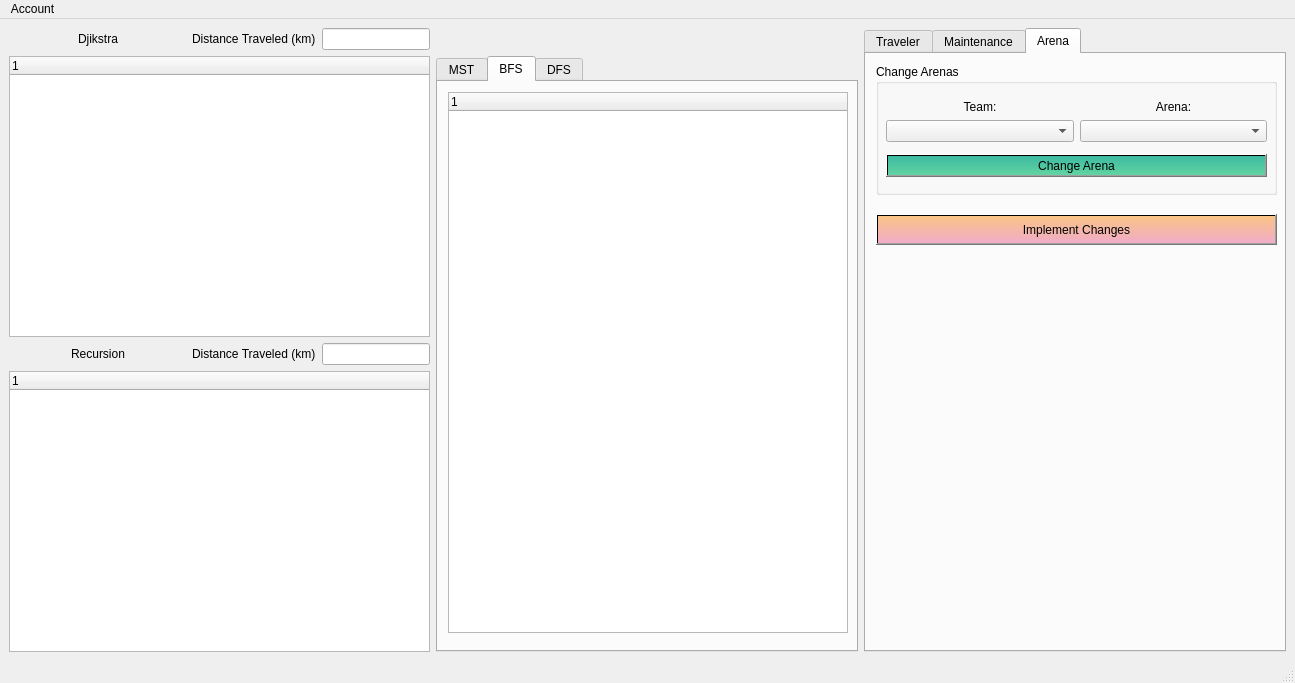
<?xml version="1.0" encoding="UTF-8"?>
<ui version="4.0">
 <class>MainWindow</class>
 <widget class="QMainWindow" name="MainWindow">
  <property name="geometry">
   <rect>
    <x>0</x>
    <y>0</y>
    <width>1295</width>
    <height>683</height>
   </rect>
  </property>
  <property name="sizePolicy">
   <sizepolicy hsizetype="Fixed" vsizetype="Preferred">
    <horstretch>0</horstretch>
    <verstretch>0</verstretch>
   </sizepolicy>
  </property>
  <property name="windowTitle">
   <string>MainWindow</string>
  </property>
  <widget class="QWidget" name="centralwidget">
   <property name="enabled">
    <bool>true</bool>
   </property>
   <layout class="QGridLayout" name="gridLayout_22">
    <item row="0" column="1">
     <layout class="QHBoxLayout" name="horizontalLayout_5">
      <item>
       <spacer name="horizontalSpacer_5">
        <property name="orientation">
         <enum>Qt::Horizontal</enum>
        </property>
        <property name="sizeHint" stdset="0">
         <size>
          <width>40</width>
          <height>20</height>
         </size>
        </property>
       </spacer>
      </item>
     </layout>
    </item>
    <item row="0" column="0">
     <layout class="QHBoxLayout" name="horizontalLayout_3">
      <item>
       <spacer name="horizontalSpacer_4">
        <property name="orientation">
         <enum>Qt::Horizontal</enum>
        </property>
        <property name="sizeHint" stdset="0">
         <size>
          <width>40</width>
          <height>20</height>
         </size>
        </property>
       </spacer>
      </item>
      <item>
       <widget class="QLabel" name="label_13">
        <property name="sizePolicy">
         <sizepolicy hsizetype="Fixed" vsizetype="Preferred">
          <horstretch>0</horstretch>
          <verstretch>0</verstretch>
         </sizepolicy>
        </property>
        <property name="text">
         <string>Djikstra</string>
        </property>
       </widget>
      </item>
      <item>
       <spacer name="horizontalSpacer">
        <property name="orientation">
         <enum>Qt::Horizontal</enum>
        </property>
        <property name="sizeHint" stdset="0">
         <size>
          <width>40</width>
          <height>20</height>
         </size>
        </property>
       </spacer>
      </item>
      <item>
       <widget class="QLabel" name="label_15">
        <property name="sizePolicy">
         <sizepolicy hsizetype="Fixed" vsizetype="Preferred">
          <horstretch>0</horstretch>
          <verstretch>0</verstretch>
         </sizepolicy>
        </property>
        <property name="text">
         <string>Distance Traveled (km)</string>
        </property>
       </widget>
      </item>
      <item>
       <widget class="QLineEdit" name="djikstraDistTraveled_LineEdit">
        <property name="sizePolicy">
         <sizepolicy hsizetype="Fixed" vsizetype="Fixed">
          <horstretch>0</horstretch>
          <verstretch>0</verstretch>
         </sizepolicy>
        </property>
        <property name="readOnly">
         <bool>true</bool>
        </property>
       </widget>
      </item>
     </layout>
    </item>
    <item row="3" column="0">
     <widget class="QTreeWidget" name="recursiveWidget">
      <property name="sizePolicy">
       <sizepolicy hsizetype="Minimum" vsizetype="Expanding">
        <horstretch>0</horstretch>
        <verstretch>0</verstretch>
       </sizepolicy>
      </property>
      <property name="minimumSize">
       <size>
        <width>400</width>
        <height>0</height>
       </size>
      </property>
      <property name="autoFillBackground">
       <bool>true</bool>
      </property>
      <property name="styleSheet">
       <string notr="true">background-color: rgb(255, 243, 222);
QHeaderView::section { background-color: rgb(255, 243, 222); };</string>
      </property>
      <column>
       <property name="text">
        <string notr="true"/>
       </property>
      </column>
     </widget>
    </item>
    <item row="2" column="0">
     <layout class="QHBoxLayout" name="horizontalLayout_4">
      <item>
       <spacer name="horizontalSpacer_3">
        <property name="orientation">
         <enum>Qt::Horizontal</enum>
        </property>
        <property name="sizeHint" stdset="0">
         <size>
          <width>40</width>
          <height>20</height>
         </size>
        </property>
       </spacer>
      </item>
      <item>
       <widget class="QLabel" name="label_14">
        <property name="sizePolicy">
         <sizepolicy hsizetype="Fixed" vsizetype="Preferred">
          <horstretch>0</horstretch>
          <verstretch>0</verstretch>
         </sizepolicy>
        </property>
        <property name="text">
         <string>Recursion</string>
        </property>
       </widget>
      </item>
      <item>
       <spacer name="horizontalSpacer_2">
        <property name="orientation">
         <enum>Qt::Horizontal</enum>
        </property>
        <property name="sizeHint" stdset="0">
         <size>
          <width>40</width>
          <height>20</height>
         </size>
        </property>
       </spacer>
      </item>
      <item>
       <widget class="QLabel" name="label_12">
        <property name="sizePolicy">
         <sizepolicy hsizetype="Fixed" vsizetype="Preferred">
          <horstretch>0</horstretch>
          <verstretch>0</verstretch>
         </sizepolicy>
        </property>
        <property name="text">
         <string>Distance Traveled (km)</string>
        </property>
       </widget>
      </item>
      <item>
       <widget class="QLineEdit" name="recursiveDistTraveled_LineEdit">
        <property name="sizePolicy">
         <sizepolicy hsizetype="Fixed" vsizetype="Fixed">
          <horstretch>0</horstretch>
          <verstretch>0</verstretch>
         </sizepolicy>
        </property>
        <property name="readOnly">
         <bool>true</bool>
        </property>
       </widget>
      </item>
     </layout>
    </item>
    <item row="0" column="2" rowspan="4">
     <widget class="QTabWidget" name="tabWidget">
      <property name="sizePolicy">
       <sizepolicy hsizetype="Fixed" vsizetype="Expanding">
        <horstretch>0</horstretch>
        <verstretch>0</verstretch>
       </sizepolicy>
      </property>
      <property name="currentIndex">
       <number>2</number>
      </property>
      <widget class="QWidget" name="traveller">
       <attribute name="title">
        <string>Traveler</string>
       </attribute>
       <layout class="QGridLayout" name="gridLayout_11">
        <item row="4" column="0">
         <layout class="QGridLayout" name="gridLayout_3">
          <item row="0" column="2">
           <layout class="QGridLayout" name="gridLayout_4">
            <item row="0" column="1">
             <widget class="QLineEdit" name="totalspent_LineEdit">
              <property name="sizePolicy">
               <sizepolicy hsizetype="Fixed" vsizetype="Fixed">
                <horstretch>0</horstretch>
                <verstretch>0</verstretch>
               </sizepolicy>
              </property>
              <property name="text">
               <string/>
              </property>
              <property name="alignment">
               <set>Qt::AlignCenter</set>
              </property>
              <property name="readOnly">
               <bool>true</bool>
              </property>
             </widget>
            </item>
            <item row="0" column="0">
             <widget class="QLabel" name="label_2">
              <property name="sizePolicy">
               <sizepolicy hsizetype="Fixed" vsizetype="Preferred">
                <horstretch>0</horstretch>
                <verstretch>0</verstretch>
               </sizepolicy>
              </property>
              <property name="text">
               <string>Total Spent (USD)</string>
              </property>
             </widget>
            </item>
           </layout>
          </item>
          <item row="0" column="0">
           <widget class="QPushButton" name="updatepurchases_pushButton">
            <property name="styleSheet">
             <string notr="true"/>
            </property>
            <property name="text">
             <string>Update Purchases</string>
            </property>
           </widget>
          </item>
         </layout>
        </item>
        <item row="0" column="0">
         <widget class="QPushButton" name="submitPlan">
          <property name="font">
           <font>
            <pointsize>12</pointsize>
           </font>
          </property>
          <property name="autoFillBackground">
           <bool>false</bool>
          </property>
          <property name="styleSheet">
           <string notr="true">background-color: qlineargradient(spread:pad, x1:0, y1:0, x2:0, y2:1,   stop:0 rgba(60, 186, 162, 255), stop:1 rgba(98, 211, 162, 255))</string>
          </property>
          <property name="text">
           <string>Submit Plan</string>
          </property>
          <property name="checkable">
           <bool>false</bool>
          </property>
         </widget>
        </item>
        <item row="1" column="0">
         <widget class="QPushButton" name="clearPlan">
          <property name="styleSheet">
           <string notr="true">background-color: qlineargradient(spread:pad, x1:0, y1:0, x2:0, y2:1,   stop:0 #f8c485, stop:1 #f1acc8)</string>
          </property>
          <property name="text">
           <string>Reset Plan</string>
          </property>
         </widget>
        </item>
        <item row="3" column="0">
         <widget class="QTreeWidget" name="teamsTreeWidget">
          <property name="sizePolicy">
           <sizepolicy hsizetype="Fixed" vsizetype="Expanding">
            <horstretch>0</horstretch>
            <verstretch>0</verstretch>
           </sizepolicy>
          </property>
          <property name="minimumSize">
           <size>
            <width>400</width>
            <height>0</height>
           </size>
          </property>
          <property name="autoFillBackground">
           <bool>true</bool>
          </property>
          <property name="styleSheet">
           <string notr="true">background-color: rgb(255, 243, 222);
QHeaderView::section { background-color: rgb(255, 243, 222); };</string>
          </property>
          <column>
           <property name="text">
            <string notr="true">1</string>
           </property>
          </column>
         </widget>
        </item>
        <item row="2" column="0">
         <layout class="QHBoxLayout" name="horizontalLayout">
          <item>
           <widget class="QLabel" name="label">
            <property name="sizePolicy">
             <sizepolicy hsizetype="Fixed" vsizetype="Preferred">
              <horstretch>0</horstretch>
              <verstretch>0</verstretch>
             </sizepolicy>
            </property>
            <property name="text">
             <string>Sort By:</string>
            </property>
            <property name="alignment">
             <set>Qt::AlignCenter</set>
            </property>
           </widget>
          </item>
          <item>
           <widget class="QComboBox" name="sortComboBox">
            <property name="sizePolicy">
             <sizepolicy hsizetype="Fixed" vsizetype="Fixed">
              <horstretch>0</horstretch>
              <verstretch>0</verstretch>
             </sizepolicy>
            </property>
            <item>
             <property name="text">
              <string>Team Name</string>
             </property>
            </item>
            <item>
             <property name="text">
              <string>Team Name (Eastern)</string>
             </property>
            </item>
            <item>
             <property name="text">
              <string>Team Name (Southeast Eastern)</string>
             </property>
            </item>
            <item>
             <property name="text">
              <string>Arena Name</string>
             </property>
            </item>
            <item>
             <property name="text">
              <string>Coach Name</string>
             </property>
            </item>
            <item>
             <property name="text">
              <string>Arena Seating Capacity</string>
             </property>
            </item>
            <item>
             <property name="text">
              <string>Year Joined League</string>
             </property>
            </item>
           </widget>
          </item>
         </layout>
        </item>
        <item row="5" column="0">
         <widget class="QTreeWidget" name="planTreeWidget">
          <property name="sizePolicy">
           <sizepolicy hsizetype="Preferred" vsizetype="Expanding">
            <horstretch>0</horstretch>
            <verstretch>0</verstretch>
           </sizepolicy>
          </property>
          <property name="styleSheet">
           <string notr="true">background-color: rgb(255, 243, 222);
QHeaderView::section { background-color: rgb(255, 243, 222); };</string>
          </property>
          <column>
           <property name="text">
            <string/>
           </property>
          </column>
         </widget>
        </item>
       </layout>
      </widget>
      <widget class="QWidget" name="admin">
       <attribute name="title">
        <string>Maintenance</string>
       </attribute>
       <widget class="QGroupBox" name="groupBox_4">
        <property name="geometry">
         <rect>
          <x>10</x>
          <y>390</y>
          <width>401</width>
          <height>131</height>
         </rect>
        </property>
        <property name="title">
         <string>Delete Traditional Souvenirs</string>
        </property>
        <widget class="QWidget" name="layoutWidget">
         <property name="geometry">
          <rect>
           <x>10</x>
           <y>30</y>
           <width>381</width>
           <height>91</height>
          </rect>
         </property>
         <layout class="QGridLayout" name="gridLayout_9">
          <item row="0" column="0">
           <layout class="QGridLayout" name="gridLayout_8">
            <item row="0" column="0">
             <widget class="QLabel" name="label_9">
              <property name="sizePolicy">
               <sizepolicy hsizetype="Preferred" vsizetype="Fixed">
                <horstretch>0</horstretch>
                <verstretch>0</verstretch>
               </sizepolicy>
              </property>
              <property name="text">
               <string>Team:</string>
              </property>
              <property name="alignment">
               <set>Qt::AlignCenter</set>
              </property>
             </widget>
            </item>
            <item row="0" column="1">
             <widget class="QLabel" name="label_10">
              <property name="sizePolicy">
               <sizepolicy hsizetype="Preferred" vsizetype="Fixed">
                <horstretch>0</horstretch>
                <verstretch>0</verstretch>
               </sizepolicy>
              </property>
              <property name="text">
               <string>Souvenir:</string>
              </property>
              <property name="alignment">
               <set>Qt::AlignCenter</set>
              </property>
             </widget>
            </item>
            <item row="1" column="0">
             <widget class="QComboBox" name="delSTeamCB"/>
            </item>
            <item row="1" column="1">
             <widget class="QComboBox" name="delSSCB"/>
            </item>
           </layout>
          </item>
          <item row="1" column="0">
           <widget class="QPushButton" name="deleteSButton">
            <property name="styleSheet">
             <string notr="true">background-color: qlineargradient(spread:pad, x1:0, y1:0, x2:0, y2:1,   stop:0 rgba(60, 186, 162, 255), stop:1 rgba(98, 211, 162, 255))</string>
            </property>
            <property name="text">
             <string>Delete Traditional Souvenir</string>
            </property>
           </widget>
          </item>
         </layout>
        </widget>
       </widget>
       <widget class="QGroupBox" name="groupBox">
        <property name="geometry">
         <rect>
          <x>10</x>
          <y>10</y>
          <width>401</width>
          <height>61</height>
         </rect>
        </property>
        <property name="title">
         <string>Add New Team</string>
        </property>
        <widget class="QWidget" name="layoutWidget">
         <property name="geometry">
          <rect>
           <x>50</x>
           <y>20</y>
           <width>301</width>
           <height>41</height>
          </rect>
         </property>
         <layout class="QGridLayout" name="gridLayout_10">
          <item row="0" column="0">
           <widget class="QComboBox" name="addTeamCBox">
            <property name="sizePolicy">
             <sizepolicy hsizetype="Minimum" vsizetype="Fixed">
              <horstretch>0</horstretch>
              <verstretch>0</verstretch>
             </sizepolicy>
            </property>
            <property name="layoutDirection">
             <enum>Qt::LeftToRight</enum>
            </property>
           </widget>
          </item>
          <item row="0" column="1">
           <widget class="QPushButton" name="addTeamButton">
            <property name="styleSheet">
             <string notr="true">background-color: qlineargradient(spread:pad, x1:0, y1:0, x2:0, y2:1,   stop:0 rgba(60, 186, 162, 255), stop:1 rgba(98, 211, 162, 255))</string>
            </property>
            <property name="text">
             <string>Add Team</string>
            </property>
           </widget>
          </item>
         </layout>
        </widget>
       </widget>
       <widget class="QGroupBox" name="groupBox_3">
        <property name="geometry">
         <rect>
          <x>10</x>
          <y>240</y>
          <width>401</width>
          <height>141</height>
         </rect>
        </property>
        <property name="title">
         <string>Add Traditional Souvenirs</string>
        </property>
        <widget class="QWidget" name="layoutWidget">
         <property name="geometry">
          <rect>
           <x>10</x>
           <y>30</y>
           <width>381</width>
           <height>101</height>
          </rect>
         </property>
         <layout class="QGridLayout" name="gridLayout_7">
          <item row="1" column="0">
           <widget class="QPushButton" name="addSButton">
            <property name="styleSheet">
             <string notr="true">background-color: qlineargradient(spread:pad, x1:0, y1:0, x2:0, y2:1,   stop:0 rgba(60, 186, 162, 255), stop:1 rgba(98, 211, 162, 255))</string>
            </property>
            <property name="text">
             <string>Add Traditional Souvenir</string>
            </property>
           </widget>
          </item>
          <item row="0" column="0">
           <layout class="QGridLayout" name="gridLayout_2">
            <item row="0" column="2">
             <widget class="QLabel" name="label_8">
              <property name="sizePolicy">
               <sizepolicy hsizetype="Preferred" vsizetype="Fixed">
                <horstretch>0</horstretch>
                <verstretch>0</verstretch>
               </sizepolicy>
              </property>
              <property name="text">
               <string>Price (USD):</string>
              </property>
              <property name="alignment">
               <set>Qt::AlignCenter</set>
              </property>
             </widget>
            </item>
            <item row="1" column="1">
             <widget class="QLineEdit" name="addSLE">
              <property name="sizePolicy">
               <sizepolicy hsizetype="Minimum" vsizetype="Fixed">
                <horstretch>0</horstretch>
                <verstretch>0</verstretch>
               </sizepolicy>
              </property>
             </widget>
            </item>
            <item row="0" column="0">
             <widget class="QLabel" name="label_6">
              <property name="sizePolicy">
               <sizepolicy hsizetype="Preferred" vsizetype="Fixed">
                <horstretch>0</horstretch>
                <verstretch>0</verstretch>
               </sizepolicy>
              </property>
              <property name="text">
               <string>Team:</string>
              </property>
              <property name="alignment">
               <set>Qt::AlignCenter</set>
              </property>
             </widget>
            </item>
            <item row="1" column="0">
             <widget class="QComboBox" name="addSTeamCB"/>
            </item>
            <item row="0" column="1">
             <widget class="QLabel" name="label_7">
              <property name="sizePolicy">
               <sizepolicy hsizetype="Preferred" vsizetype="Fixed">
                <horstretch>0</horstretch>
                <verstretch>0</verstretch>
               </sizepolicy>
              </property>
              <property name="text">
               <string>Souvenir:</string>
              </property>
              <property name="alignment">
               <set>Qt::AlignCenter</set>
              </property>
             </widget>
            </item>
            <item row="1" column="2">
             <widget class="QLineEdit" name="addSPriceLE">
              <property name="sizePolicy">
               <sizepolicy hsizetype="Minimum" vsizetype="Fixed">
                <horstretch>0</horstretch>
                <verstretch>0</verstretch>
               </sizepolicy>
              </property>
             </widget>
            </item>
           </layout>
          </item>
         </layout>
        </widget>
       </widget>
       <widget class="QGroupBox" name="groupBox_2">
        <property name="geometry">
         <rect>
          <x>10</x>
          <y>80</y>
          <width>401</width>
          <height>151</height>
         </rect>
        </property>
        <property name="title">
         <string>Change Traditional Souvenir Prices</string>
        </property>
        <widget class="QWidget" name="layoutWidget">
         <property name="geometry">
          <rect>
           <x>10</x>
           <y>30</y>
           <width>381</width>
           <height>111</height>
          </rect>
         </property>
         <layout class="QGridLayout" name="gridLayout_6">
          <item row="0" column="0">
           <layout class="QGridLayout" name="gridLayout_5">
            <item row="0" column="2">
             <widget class="QLabel" name="label_11">
              <property name="sizePolicy">
               <sizepolicy hsizetype="Preferred" vsizetype="Fixed">
                <horstretch>0</horstretch>
                <verstretch>0</verstretch>
               </sizepolicy>
              </property>
              <property name="text">
               <string>Price (USD):</string>
              </property>
              <property name="alignment">
               <set>Qt::AlignCenter</set>
              </property>
             </widget>
            </item>
            <item row="0" column="0">
             <widget class="QLabel" name="label_16">
              <property name="sizePolicy">
               <sizepolicy hsizetype="Preferred" vsizetype="Fixed">
                <horstretch>0</horstretch>
                <verstretch>0</verstretch>
               </sizepolicy>
              </property>
              <property name="text">
               <string>Team:</string>
              </property>
              <property name="alignment">
               <set>Qt::AlignCenter</set>
              </property>
             </widget>
            </item>
            <item row="1" column="0">
             <widget class="QComboBox" name="changeSPriceTeamCB"/>
            </item>
            <item row="0" column="1">
             <widget class="QLabel" name="label_17">
              <property name="sizePolicy">
               <sizepolicy hsizetype="Preferred" vsizetype="Fixed">
                <horstretch>0</horstretch>
                <verstretch>0</verstretch>
               </sizepolicy>
              </property>
              <property name="text">
               <string>Souvenir:</string>
              </property>
              <property name="alignment">
               <set>Qt::AlignCenter</set>
              </property>
             </widget>
            </item>
            <item row="1" column="2">
             <widget class="QLineEdit" name="changeSPricePLE">
              <property name="sizePolicy">
               <sizepolicy hsizetype="Minimum" vsizetype="Fixed">
                <horstretch>0</horstretch>
                <verstretch>0</verstretch>
               </sizepolicy>
              </property>
             </widget>
            </item>
            <item row="1" column="1">
             <widget class="QComboBox" name="changeSPriceSCB"/>
            </item>
           </layout>
          </item>
          <item row="1" column="0">
           <widget class="QPushButton" name="changeSPriceButton">
            <property name="styleSheet">
             <string notr="true">background-color: qlineargradient(spread:pad, x1:0, y1:0, x2:0, y2:1,   stop:0 rgba(60, 186, 162, 255), stop:1 rgba(98, 211, 162, 255))</string>
            </property>
            <property name="text">
             <string>Change Traditional Souvenir Price</string>
            </property>
           </widget>
          </item>
         </layout>
        </widget>
       </widget>
       <widget class="QPushButton" name="adminSubmit">
        <property name="geometry">
         <rect>
          <x>10</x>
          <y>540</y>
          <width>401</width>
          <height>31</height>
         </rect>
        </property>
        <property name="styleSheet">
         <string notr="true">background-color: qlineargradient(spread:pad, x1:0, y1:0, x2:0, y2:1,   stop:0 #f8c485, stop:1 #f1acc8)</string>
        </property>
        <property name="text">
         <string>Implement Changes</string>
        </property>
       </widget>
      </widget>
      <widget class="QWidget" name="tab">
       <attribute name="title">
        <string>Arena</string>
       </attribute>
       <widget class="QPushButton" name="arenaSubmit">
        <property name="geometry">
         <rect>
          <x>10</x>
          <y>160</y>
          <width>401</width>
          <height>31</height>
         </rect>
        </property>
        <property name="styleSheet">
         <string notr="true">background-color: qlineargradient(spread:pad, x1:0, y1:0, x2:0, y2:1,   stop:0 #f8c485, stop:1 #f1acc8)</string>
        </property>
        <property name="text">
         <string>Implement Changes</string>
        </property>
       </widget>
       <widget class="QGroupBox" name="groupBox_5">
        <property name="geometry">
         <rect>
          <x>10</x>
          <y>10</y>
          <width>401</width>
          <height>131</height>
         </rect>
        </property>
        <property name="title">
         <string>Change Arenas</string>
        </property>
        <widget class="QWidget" name="layoutWidget_2">
         <property name="geometry">
          <rect>
           <x>10</x>
           <y>30</y>
           <width>381</width>
           <height>91</height>
          </rect>
         </property>
         <layout class="QGridLayout" name="gridLayout_12">
          <item row="0" column="0">
           <layout class="QGridLayout" name="gridLayout_13">
            <item row="0" column="0">
             <widget class="QLabel" name="label_18">
              <property name="sizePolicy">
               <sizepolicy hsizetype="Preferred" vsizetype="Fixed">
                <horstretch>0</horstretch>
                <verstretch>0</verstretch>
               </sizepolicy>
              </property>
              <property name="text">
               <string>Team:</string>
              </property>
              <property name="alignment">
               <set>Qt::AlignCenter</set>
              </property>
             </widget>
            </item>
            <item row="0" column="1">
             <widget class="QLabel" name="label_19">
              <property name="sizePolicy">
               <sizepolicy hsizetype="Preferred" vsizetype="Fixed">
                <horstretch>0</horstretch>
                <verstretch>0</verstretch>
               </sizepolicy>
              </property>
              <property name="text">
               <string>Arena:</string>
              </property>
              <property name="alignment">
               <set>Qt::AlignCenter</set>
              </property>
             </widget>
            </item>
            <item row="1" column="0">
             <widget class="QComboBox" name="changeArenaTeamCB"/>
            </item>
            <item row="1" column="1">
             <widget class="QComboBox" name="changeArenaACB"/>
            </item>
           </layout>
          </item>
          <item row="1" column="0">
           <widget class="QPushButton" name="changeArenaButton">
            <property name="styleSheet">
             <string notr="true">background-color: qlineargradient(spread:pad, x1:0, y1:0, x2:0, y2:1,   stop:0 rgba(60, 186, 162, 255), stop:1 rgba(98, 211, 162, 255))</string>
            </property>
            <property name="text">
             <string>Change Arena</string>
            </property>
           </widget>
          </item>
         </layout>
        </widget>
       </widget>
      </widget>
     </widget>
    </item>
    <item row="1" column="0">
     <widget class="QTreeWidget" name="djikstraWidget">
      <property name="sizePolicy">
       <sizepolicy hsizetype="Minimum" vsizetype="Expanding">
        <horstretch>0</horstretch>
        <verstretch>0</verstretch>
       </sizepolicy>
      </property>
      <property name="minimumSize">
       <size>
        <width>400</width>
        <height>0</height>
       </size>
      </property>
      <property name="autoFillBackground">
       <bool>true</bool>
      </property>
      <property name="styleSheet">
       <string notr="true">background-color: rgb(255, 243, 222);
QHeaderView::section { background-color: rgb(255, 243, 222); };</string>
      </property>
      <column>
       <property name="text">
        <string notr="true"/>
       </property>
      </column>
     </widget>
    </item>
    <item row="1" column="1" rowspan="3">
     <widget class="QTabWidget" name="tabWidget_2">
      <property name="sizePolicy">
       <sizepolicy hsizetype="Fixed" vsizetype="Expanding">
        <horstretch>0</horstretch>
        <verstretch>0</verstretch>
       </sizepolicy>
      </property>
      <property name="currentIndex">
       <number>1</number>
      </property>
      <widget class="QWidget" name="MSTtab">
       <attribute name="title">
        <string>MST</string>
       </attribute>
       <layout class="QGridLayout" name="gridLayout">
        <item row="0" column="0">
         <widget class="QTreeWidget" name="recursiveWidget_2">
          <property name="sizePolicy">
           <sizepolicy hsizetype="Minimum" vsizetype="Expanding">
            <horstretch>0</horstretch>
            <verstretch>0</verstretch>
           </sizepolicy>
          </property>
          <property name="minimumSize">
           <size>
            <width>400</width>
            <height>0</height>
           </size>
          </property>
          <property name="autoFillBackground">
           <bool>true</bool>
          </property>
          <property name="styleSheet">
           <string notr="true">background-color: rgb(255, 243, 222);
QHeaderView::section { background-color: rgb(255, 243, 222); };</string>
          </property>
          <column>
           <property name="text">
            <string notr="true"/>
           </property>
          </column>
         </widget>
        </item>
       </layout>
      </widget>
      <widget class="QWidget" name="BFStab">
       <attribute name="title">
        <string>BFS</string>
       </attribute>
       <widget class="QTreeWidget" name="recursiveWidget_3">
        <property name="geometry">
         <rect>
          <x>10</x>
          <y>10</y>
          <width>400</width>
          <height>541</height>
         </rect>
        </property>
        <property name="sizePolicy">
         <sizepolicy hsizetype="Minimum" vsizetype="Expanding">
          <horstretch>0</horstretch>
          <verstretch>0</verstretch>
         </sizepolicy>
        </property>
        <property name="minimumSize">
         <size>
          <width>400</width>
          <height>0</height>
         </size>
        </property>
        <property name="autoFillBackground">
         <bool>true</bool>
        </property>
        <property name="styleSheet">
         <string notr="true">background-color: rgb(255, 243, 222);
QHeaderView::section { background-color: rgb(255, 243, 222); };</string>
        </property>
        <column>
         <property name="text">
          <string notr="true"/>
         </property>
        </column>
       </widget>
      </widget>
      <widget class="QWidget" name="DFStab">
       <attribute name="title">
        <string>DFS</string>
       </attribute>
       <widget class="QTreeWidget" name="recursiveWidget_4">
        <property name="geometry">
         <rect>
          <x>10</x>
          <y>10</y>
          <width>401</width>
          <height>541</height>
         </rect>
        </property>
        <property name="sizePolicy">
         <sizepolicy hsizetype="Minimum" vsizetype="Expanding">
          <horstretch>0</horstretch>
          <verstretch>0</verstretch>
         </sizepolicy>
        </property>
        <property name="minimumSize">
         <size>
          <width>400</width>
          <height>0</height>
         </size>
        </property>
        <property name="autoFillBackground">
         <bool>true</bool>
        </property>
        <property name="styleSheet">
         <string notr="true">background-color: rgb(255, 243, 222);
QHeaderView::section { background-color: rgb(255, 243, 222); };</string>
        </property>
        <column>
         <property name="text">
          <string notr="true"/>
         </property>
        </column>
       </widget>
      </widget>
     </widget>
    </item>
   </layout>
  </widget>
  <widget class="QStatusBar" name="statusbar"/>
  <widget class="QMenuBar" name="menubar">
   <property name="geometry">
    <rect>
     <x>0</x>
     <y>0</y>
     <width>1295</width>
     <height>25</height>
    </rect>
   </property>
   <widget class="QMenu" name="menuAccount">
    <property name="title">
     <string>Account</string>
    </property>
    <addaction name="actionLogin"/>
   </widget>
   <addaction name="menuAccount"/>
  </widget>
  <action name="actionCircle">
   <property name="text">
    <string>Circle</string>
   </property>
  </action>
  <action name="actionRectangle">
   <property name="text">
    <string>Rectangle</string>
   </property>
  </action>
  <action name="actionLine">
   <property name="text">
    <string>Line</string>
   </property>
  </action>
  <action name="actionPolyLine">
   <property name="text">
    <string>PolyLine</string>
   </property>
  </action>
  <action name="actionEllipse">
   <property name="text">
    <string>Ellipse</string>
   </property>
  </action>
  <action name="actionSquare">
   <property name="text">
    <string>Square</string>
   </property>
  </action>
  <action name="actionText">
   <property name="text">
    <string>Text</string>
   </property>
  </action>
  <action name="actionPolygon">
   <property name="text">
    <string>Polygon</string>
   </property>
  </action>
  <action name="actionLogin">
   <property name="text">
    <string>Login</string>
   </property>
  </action>
  <action name="actionCreate_New_Account">
   <property name="text">
    <string>Create New Account</string>
   </property>
  </action>
 </widget>
 <resources/>
 <connections/>
</ui>
